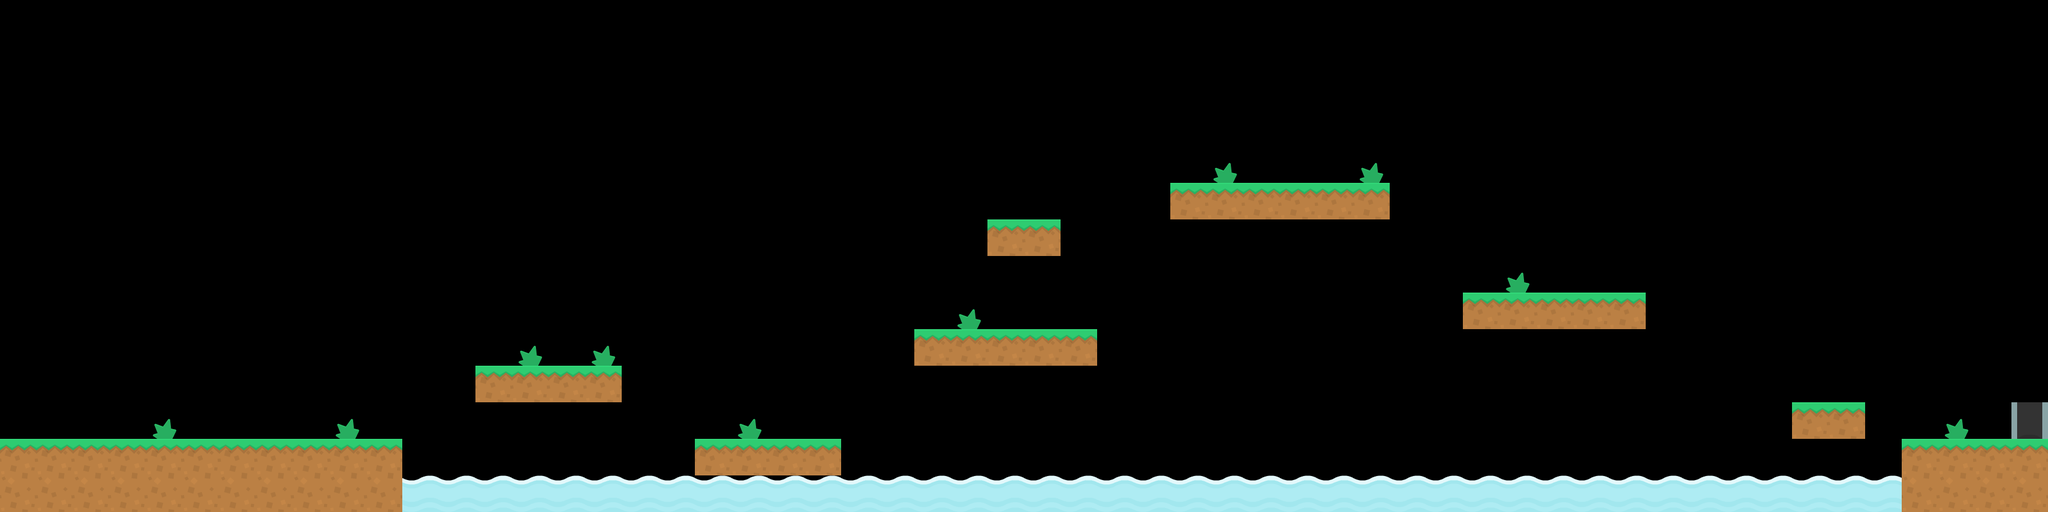

The image is a tile-based game level rendered from a .tmx file. Its description and source (layers, tilesets, objects; grid data summarised) follow:
An orthogonal 56x14 tile map with 64x64 px tiles, 2 tile layers (terra, aigua) and 14 objects.

<map version="1.5" tiledversion="1.6.0" orientation="orthogonal" renderorder="right-down" width="56" height="14" tilewidth="64" tileheight="64" infinite="0" nextlayerid="7" nextobjectid="15">
 <editorsettings>
  <export target="mapa_level1.json" format="json" />
 </editorsettings>
 <tileset firstgid="1" name="platform" tilewidth="64" tileheight="64" tilecount="98" columns="14">
  <image source="../tilesets/platformPack_tilesheet.png" width="896" height="448" />
  <tile id="0">
   <properties>
    <property name="collision" type="bool" value="true" />
   </properties>
  </tile>
  <tile id="1">
   <properties>
    <property name="collision" type="bool" value="false" />
   </properties>
  </tile>
  <tile id="2">
   <properties>
    <property name="collision" type="bool" value="false" />
   </properties>
  </tile>
  <tile id="3">
   <properties>
    <property name="collision" type="bool" value="false" />
   </properties>
  </tile>
  <tile id="4">
   <properties>
    <property name="collision" type="bool" value="false" />
   </properties>
  </tile>
  <tile id="5">
   <properties>
    <property name="collision" type="bool" value="false" />
   </properties>
  </tile>
  <tile id="6">
   <properties>
    <property name="collision" type="bool" value="false" />
   </properties>
  </tile>
  <tile id="7">
   <properties>
    <property name="collision" type="bool" value="false" />
   </properties>
  </tile>
  <tile id="8">
   <properties>
    <property name="collision" type="bool" value="false" />
   </properties>
  </tile>
  <tile id="9">
   <properties>
    <property name="collision" type="bool" value="false" />
   </properties>
  </tile>
  <tile id="10">
   <properties>
    <property name="collision" type="bool" value="false" />
   </properties>
  </tile>
  <tile id="11">
   <properties>
    <property name="collision" type="bool" value="false" />
   </properties>
  </tile>
  <tile id="12">
   <properties>
    <property name="collision" type="bool" value="false" />
   </properties>
  </tile>
  <tile id="13">
   <properties>
    <property name="collision" type="bool" value="false" />
   </properties>
  </tile>
  <tile id="14">
   <properties>
    <property name="collision" type="bool" value="false" />
   </properties>
  </tile>
  <tile id="15">
   <properties>
    <property name="collision" type="bool" value="false" />
   </properties>
  </tile>
  <tile id="16">
   <properties>
    <property name="collision" type="bool" value="false" />
   </properties>
  </tile>
  <tile id="17">
   <properties>
    <property name="collision" type="bool" value="false" />
   </properties>
  </tile>
  <tile id="18">
   <properties>
    <property name="collision" type="bool" value="false" />
   </properties>
  </tile>
  <tile id="19">
   <properties>
    <property name="collision" type="bool" value="false" />
   </properties>
  </tile>
  <tile id="20">
   <properties>
    <property name="collision" type="bool" value="false" />
   </properties>
  </tile>
  <tile id="21">
   <properties>
    <property name="collision" type="bool" value="false" />
   </properties>
  </tile>
  <tile id="22">
   <properties>
    <property name="collision" type="bool" value="false" />
   </properties>
  </tile>
  <tile id="23">
   <properties>
    <property name="collision" type="bool" value="false" />
   </properties>
  </tile>
  <tile id="24">
   <properties>
    <property name="collision" type="bool" value="false" />
   </properties>
  </tile>
  <tile id="25">
   <properties>
    <property name="collision" type="bool" value="false" />
   </properties>
  </tile>
  <tile id="26">
   <properties>
    <property name="collision" type="bool" value="false" />
   </properties>
  </tile>
  <tile id="27">
   <properties>
    <property name="collision" type="bool" value="false" />
   </properties>
  </tile>
  <tile id="28">
   <properties>
    <property name="collision" type="bool" value="false" />
   </properties>
  </tile>
  <tile id="29">
   <properties>
    <property name="collision" type="bool" value="false" />
   </properties>
  </tile>
  <tile id="30">
   <properties>
    <property name="collision" type="bool" value="false" />
   </properties>
  </tile>
  <tile id="31">
   <properties>
    <property name="collision" type="bool" value="false" />
   </properties>
  </tile>
  <tile id="32">
   <properties>
    <property name="collision" type="bool" value="false" />
   </properties>
  </tile>
  <tile id="33">
   <properties>
    <property name="collision" type="bool" value="false" />
   </properties>
  </tile>
  <tile id="34">
   <properties>
    <property name="collision" type="bool" value="false" />
   </properties>
  </tile>
  <tile id="35">
   <properties>
    <property name="collision" type="bool" value="false" />
   </properties>
  </tile>
  <tile id="36">
   <properties>
    <property name="collision" type="bool" value="false" />
   </properties>
  </tile>
  <tile id="37">
   <properties>
    <property name="collision" type="bool" value="false" />
   </properties>
  </tile>
  <tile id="38">
   <properties>
    <property name="collision" type="bool" value="false" />
   </properties>
  </tile>
  <tile id="39">
   <properties>
    <property name="collision" type="bool" value="false" />
   </properties>
  </tile>
  <tile id="40">
   <properties>
    <property name="collision" type="bool" value="false" />
   </properties>
  </tile>
  <tile id="41">
   <properties>
    <property name="collision" type="bool" value="false" />
   </properties>
  </tile>
  <tile id="42">
   <properties>
    <property name="collision" type="bool" value="false" />
   </properties>
  </tile>
  <tile id="43">
   <properties>
    <property name="collision" type="bool" value="false" />
   </properties>
  </tile>
  <tile id="44">
   <properties>
    <property name="collision" type="bool" value="false" />
   </properties>
  </tile>
  <tile id="45">
   <properties>
    <property name="collision" type="bool" value="false" />
   </properties>
  </tile>
  <tile id="46">
   <properties>
    <property name="collision" type="bool" value="false" />
   </properties>
  </tile>
  <tile id="47">
   <properties>
    <property name="collision" type="bool" value="false" />
   </properties>
  </tile>
  <tile id="48">
   <properties>
    <property name="collision" type="bool" value="false" />
   </properties>
  </tile>
  <tile id="49">
   <properties>
    <property name="collision" type="bool" value="false" />
   </properties>
  </tile>
  <tile id="50">
   <properties>
    <property name="collision" type="bool" value="false" />
   </properties>
  </tile>
  <tile id="51">
   <properties>
    <property name="collision" type="bool" value="false" />
   </properties>
  </tile>
  <tile id="52">
   <properties>
    <property name="collision" type="bool" value="false" />
   </properties>
  </tile>
  <tile id="53">
   <properties>
    <property name="collision" type="bool" value="false" />
   </properties>
  </tile>
  <tile id="54">
   <properties>
    <property name="collision" type="bool" value="false" />
   </properties>
  </tile>
  <tile id="55">
   <properties>
    <property name="collision" type="bool" value="false" />
   </properties>
  </tile>
  <tile id="56">
   <properties>
    <property name="collision" type="bool" value="false" />
   </properties>
  </tile>
  <tile id="57">
   <properties>
    <property name="collision" type="bool" value="false" />
   </properties>
  </tile>
  <tile id="58">
   <properties>
    <property name="collision" type="bool" value="false" />
   </properties>
  </tile>
  <tile id="59">
   <properties>
    <property name="collision" type="bool" value="false" />
   </properties>
  </tile>
  <tile id="60">
   <properties>
    <property name="collision" type="bool" value="false" />
   </properties>
  </tile>
  <tile id="61">
   <properties>
    <property name="collision" type="bool" value="false" />
   </properties>
  </tile>
  <tile id="62">
   <properties>
    <property name="collision" type="bool" value="false" />
   </properties>
  </tile>
  <tile id="63">
   <properties>
    <property name="collision" type="bool" value="false" />
   </properties>
  </tile>
  <tile id="64">
   <properties>
    <property name="collision" type="bool" value="false" />
   </properties>
  </tile>
  <tile id="65">
   <properties>
    <property name="collision" type="bool" value="false" />
   </properties>
  </tile>
  <tile id="66">
   <properties>
    <property name="collision" type="bool" value="false" />
   </properties>
  </tile>
  <tile id="67">
   <properties>
    <property name="collision" type="bool" value="false" />
   </properties>
  </tile>
  <tile id="68">
   <properties>
    <property name="collision" type="bool" value="false" />
   </properties>
  </tile>
  <tile id="69">
   <properties>
    <property name="collision" type="bool" value="false" />
   </properties>
  </tile>
  <tile id="70">
   <properties>
    <property name="collision" type="bool" value="false" />
   </properties>
  </tile>
  <tile id="71">
   <properties>
    <property name="collision" type="bool" value="false" />
   </properties>
  </tile>
  <tile id="72">
   <properties>
    <property name="collision" type="bool" value="false" />
   </properties>
  </tile>
  <tile id="73">
   <properties>
    <property name="collision" type="bool" value="false" />
   </properties>
  </tile>
  <tile id="74">
   <properties>
    <property name="collision" type="bool" value="false" />
   </properties>
  </tile>
  <tile id="75">
   <properties>
    <property name="collision" type="bool" value="false" />
   </properties>
  </tile>
  <tile id="76">
   <properties>
    <property name="collision" type="bool" value="false" />
   </properties>
  </tile>
  <tile id="77">
   <properties>
    <property name="collision" type="bool" value="false" />
   </properties>
  </tile>
  <tile id="78">
   <properties>
    <property name="collision" type="bool" value="false" />
   </properties>
  </tile>
  <tile id="79">
   <properties>
    <property name="collision" type="bool" value="false" />
   </properties>
  </tile>
  <tile id="80">
   <properties>
    <property name="collision" type="bool" value="false" />
   </properties>
  </tile>
  <tile id="81">
   <properties>
    <property name="collision" type="bool" value="false" />
   </properties>
  </tile>
  <tile id="82">
   <properties>
    <property name="collision" type="bool" value="false" />
   </properties>
  </tile>
  <tile id="83">
   <properties>
    <property name="collision" type="bool" value="false" />
   </properties>
  </tile>
  <tile id="84">
   <properties>
    <property name="collision" type="bool" value="false" />
   </properties>
  </tile>
  <tile id="85">
   <properties>
    <property name="collision" type="bool" value="false" />
   </properties>
  </tile>
  <tile id="86">
   <properties>
    <property name="collision" type="bool" value="false" />
   </properties>
  </tile>
  <tile id="87">
   <properties>
    <property name="collision" type="bool" value="false" />
   </properties>
  </tile>
  <tile id="88">
   <properties>
    <property name="collision" type="bool" value="false" />
   </properties>
  </tile>
  <tile id="89">
   <properties>
    <property name="collision" type="bool" value="false" />
   </properties>
  </tile>
  <tile id="90">
   <properties>
    <property name="collision" type="bool" value="false" />
   </properties>
  </tile>
  <tile id="91">
   <properties>
    <property name="collision" type="bool" value="false" />
   </properties>
  </tile>
  <tile id="92">
   <properties>
    <property name="collision" type="bool" value="false" />
   </properties>
  </tile>
  <tile id="93">
   <properties>
    <property name="collision" type="bool" value="false" />
   </properties>
  </tile>
  <tile id="94">
   <properties>
    <property name="collision" type="bool" value="false" />
   </properties>
  </tile>
  <tile id="95">
   <properties>
    <property name="collision" type="bool" value="false" />
   </properties>
  </tile>
  <tile id="96">
   <properties>
    <property name="collision" type="bool" value="false" />
   </properties>
  </tile>
  <tile id="97">
   <properties>
    <property name="collision" type="bool" value="false" />
   </properties>
  </tile>
 </tileset>
 <layer id="1" name="terra" width="56" height="14">
  <data>[784 cells, 725 non-empty, 5 distinct tile ids]</data>
 </layer>
 <objectgroup id="5" name="porta">
  <object id="6" gid="76" x="3520" y="706.5" width="64" height="64" />
 </objectgroup>
 <objectgroup id="3" name="spikes">
  <object id="1" gid="71" x="2752" y="508" width="64" height="64" />
  <object id="2" gid="71" x="2178" y="316" width="64" height="64" />
  <object id="3" gid="71" x="1216" y="768" width="64" height="64" />
  <object id="4" gid="71" x="3328" y="766" width="64" height="64" />
  <object id="5" gid="71" x="958" y="638" width="64" height="64" />
 </objectgroup>
 <layer id="2" name="aigua" width="56" height="14">
  <data>[784 cells, 63 non-empty, 5 distinct tile ids]</data>
 </layer>
 <objectgroup id="6" name="diamants">
  <object id="7" gid="36" x="1342" y="642" width="64" height="64" />
  <object id="8" gid="36" x="320" y="772" width="64" height="64" />
  <object id="9" gid="36" x="1784" y="578" width="64" height="64" />
  <object id="10" gid="36" x="1982" y="448" width="64" height="64" />
  <object id="11" gid="36" x="2366" y="192" width="64" height="64" />
  <object id="12" gid="36" x="2752" y="448" width="64" height="64" />
  <object id="13" gid="36" x="3326" y="706" width="64" height="64" />
  <object id="14" gid="36" x="3012" y="644" width="64" height="64" />
 </objectgroup>
</map>
